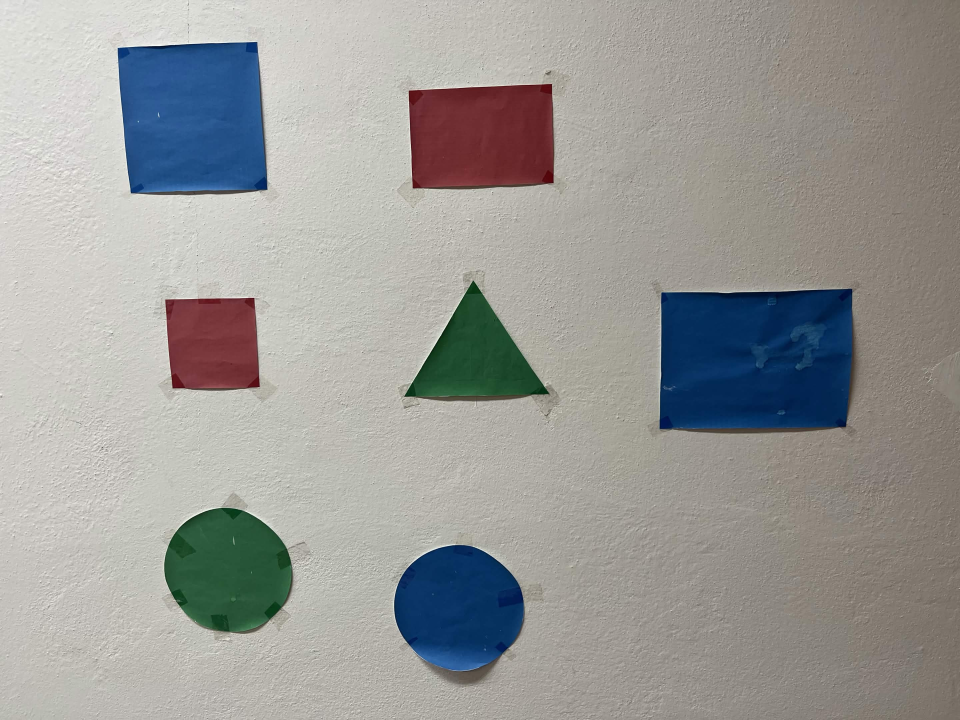
#> input picture Zadanie_2/tvary.jpg, 2880 x 2160 px (shown at 1/3 size)
$ python tvary_fotka.py
#> lines starting #> are read from the running program, lines starting #| are printed output that depends on the picture; after the words box and inside, x2 and y2 are one past the last pixel; in counts of white or black regions, pixels touching at a corner belong together
#> in main, img is the input picture: shape (2160, 2880, 3); mean B, G, R 151.3, 154, 154.2
#| Obrazok nacitany. Rozmery: (2160, 2880, 3)
#| Novy rozmer: (900, 1200, 3)
import cv2
import numpy as np
import os

SCRIPT_DIR = os.path.dirname(os.path.abspath(__file__))
IMAGE_PATH = os.path.join(SCRIPT_DIR, "tvary.jpg")


def detect_shapes(frame):
    output = frame.copy()

    gray = cv2.cvtColor(frame, cv2.COLOR_BGR2GRAY)
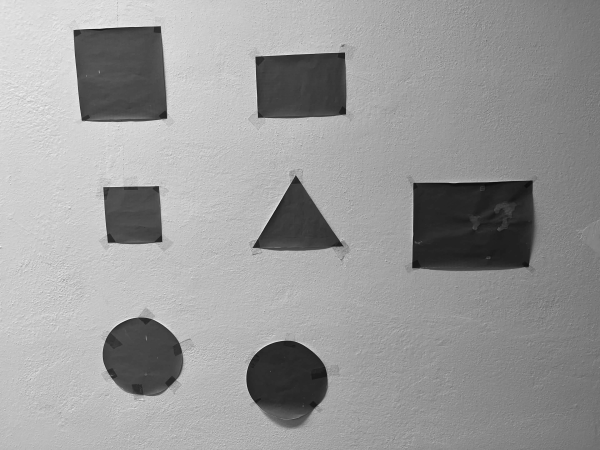
#> gray: shape (900, 1200) (shown at 1/2 size); min 6, max 250, mean 153.8
    gray_blur = cv2.medianBlur(gray, 5)

    circle_count = 0
    triangle_count = 0
    square_count = 0
    rectangle_count = 0

    circles = cv2.HoughCircles(
        gray_blur,
        cv2.HOUGH_GRADIENT,
        dp=1.2,
        minDist=80,
        param1=100,
        param2=35,
        minRadius=20,
        maxRadius=300
    )
#> circles = [[573, 762.6, 82.16], [280.2, 711, 76.64]]

    circle_mask = np.zeros_like(gray)

    if circles is not None:
        circles = np.uint16(np.around(circles))
#> circles = [[573, 763, 82], [280, 711, 77]]

        for i in circles[0, :]:
            x, y, r = i[0], i[1], i[2]
            circle_count += 1

            cv2.circle(output, (x, y), r, (0, 255, 0), 2)
            cv2.circle(output, (x, y), 3, (0, 0, 255), -1)

            cv2.putText(output, "Kruznica", (x - 40, y - r - 10),
                        cv2.FONT_HERSHEY_SIMPLEX, 0.6, (0, 255, 0), 2)
            cv2.putText(output, f"S({x},{y})", (x + 10, y),
                        cv2.FONT_HERSHEY_SIMPLEX, 0.45, (0, 0, 255), 1)

            cv2.circle(circle_mask, (x, y), r + 5, 255, -1)
#> this loop made 2 passes
#> (x, y, r, circle_count) on passes 1 to 2: (573, 763, 82, 1), (280, 711, 77, 2)
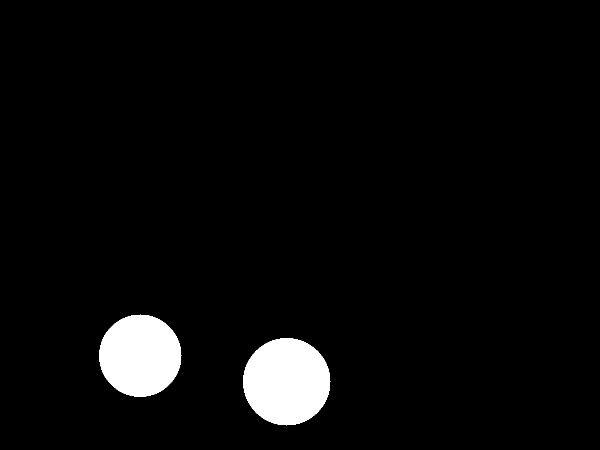
#> circle_mask: shape (900, 1200) (shown at 1/2 size); 4.2% white; 2 white regions, box (x1, y1, x2, y2) and area: (486, 676, 661, 851) 23769, (198, 629, 363, 794) 21101
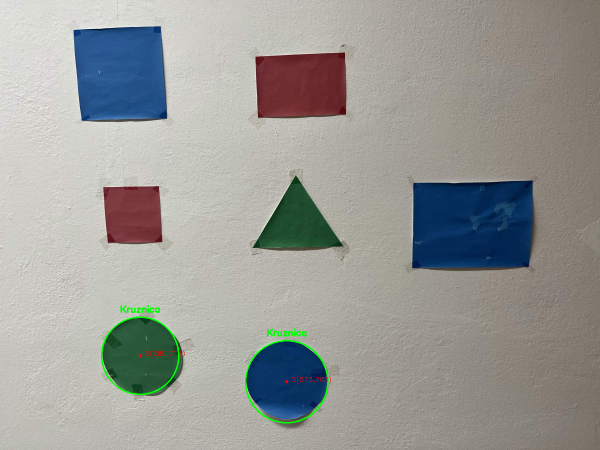
#> output: shape (900, 1200, 3) (shown at 1/2 size); mean B, G, R 150.7, 154.4, 153.8
#> after the loop, circle_count = 2

    edges = cv2.Canny(gray_blur, 50, 150)
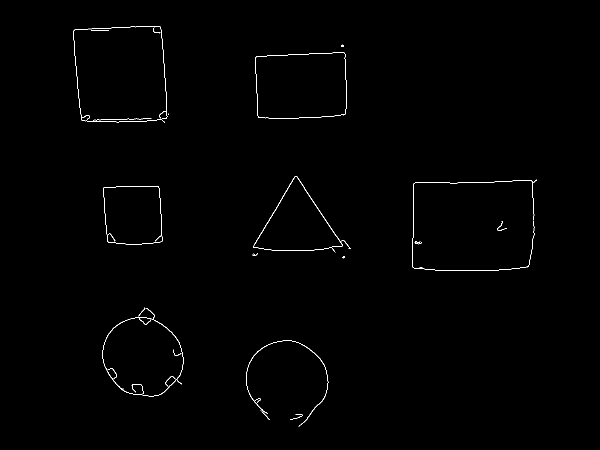
#> edges: shape (900, 1200) (shown at 1/2 size); 0.49% white in thin lines or dots, all inside (x1, y1, x2, y2) = (147, 52, 1074, 854)
    edges_no_circles = cv2.bitwise_and(edges, cv2.bitwise_not(circle_mask))
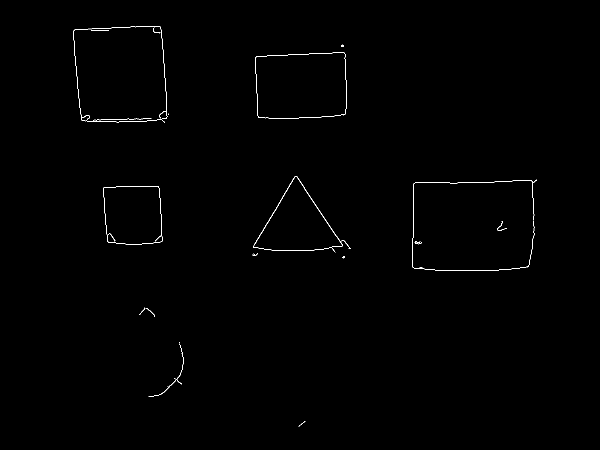
#> edges_no_circles: shape (900, 1200) (shown at 1/2 size); 0.37% white in thin lines or dots, all inside (x1, y1, x2, y2) = (147, 52, 1074, 854)

    contours, _ = cv2.findContours(edges_no_circles, cv2.RETR_EXTERNAL, cv2.CHAIN_APPROX_SIMPLE)
#> contours = 26 contours, 20 with area under 20; largest, box (x1, y1, x2, y2) and area: (147, 52, 335, 245) 32700, (510, 105, 693, 237) 22451, (506, 352, 686, 502) 13886, (206, 372, 325, 489) 12616, (297, 687, 367, 793) 36, (829, 482, 844, 489) 34
    print("Pocet kontur:", len(contours))
#| Pocet kontur: 26

    for cnt in contours:
        area = cv2.contourArea(cnt)
        if area < 800:
            continue

        perimeter = cv2.arcLength(cnt, True)
        approx = cv2.approxPolyDP(cnt, 0.02 * perimeter, True)

        M = cv2.moments(cnt)
        if M["m00"] == 0:
            continue

        cx = int(M["m10"] / M["m00"])
        cy = int(M["m01"] / M["m00"])

        shape_name = None

        if len(approx) == 3:
            shape_name = "Trojuholnik"
            triangle_count += 1

        elif len(approx) == 4:
            x, y, w, h = cv2.boundingRect(approx)
            aspect_ratio = w / float(h)

            if 0.95 <= aspect_ratio <= 1.05:
                shape_name = "Stvorec"
                square_count += 1
            else:
                shape_name = "Obdlznik"
                rectangle_count += 1

        if shape_name is not None:
            cv2.drawContours(output, [approx], -1, (255, 0, 0), 2)
            cv2.circle(output, (cx, cy), 4, (0, 0, 255), -1)

            cv2.putText(output, shape_name, (cx - 50, cy - 10),
                        cv2.FONT_HERSHEY_SIMPLEX, 0.6, (255, 0, 0), 2)
            cv2.putText(output, f"S({cx},{cy})", (cx + 10, cy + 15),
                        cv2.FONT_HERSHEY_SIMPLEX, 0.45, (0, 0, 255), 1)
#> this loop made 26 passes
#> (area, perimeter, approx, cx, cy, x, y, w) on passes 17, 26: (12616, 452.6, [[316, 372], [207, 375], [217, 485], [324, 482]], 265, 429, 207, 372, 118), (32699.5, 732.8, [[320, 53], [147, 61], [164, 241], [333, 236]], 241, 148, 147, 53, 187)
#> (area, perimeter, approx, cx, cy, x, y, w) on pass 24: (22451, 610.6, [[689, 106], [512, 113], [516, 234], [690, 228]], 602, 171, 512, 106, 179)
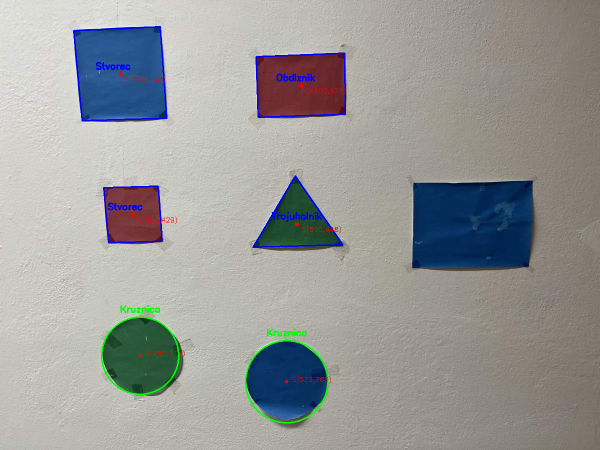
#> output: shape (900, 1200, 3) (shown at 1/2 size); 0.93% of pixels changed, all inside (x1, y1, x2, y2) = (146, 52, 692, 496)
#> after the loop, rectangle_count = 1; square_count = 2; triangle_count = 1

    info_y = 30
    step = 30

    cv2.putText(output, "Detegovane tvary:", (10, info_y),
                cv2.FONT_HERSHEY_SIMPLEX, 0.7, (255, 255, 255), 2)
    info_y += step

    cv2.putText(output, f"Kruznice: {circle_count}", (10, info_y),
                cv2.FONT_HERSHEY_SIMPLEX, 0.65, (0, 255, 0), 2)
    info_y += step

    cv2.putText(output, f"Trojuholniky: {triangle_count}", (10, info_y),
                cv2.FONT_HERSHEY_SIMPLEX, 0.65, (255, 0, 0), 2)
    info_y += step

    cv2.putText(output, f"Stvorce: {square_count}", (10, info_y),
                cv2.FONT_HERSHEY_SIMPLEX, 0.65, (255, 0, 0), 2)
    info_y += step

    cv2.putText(output, f"Obdlzniky: {rectangle_count}", (10, info_y),
                cv2.FONT_HERSHEY_SIMPLEX, 0.65, (255, 0, 0), 2)
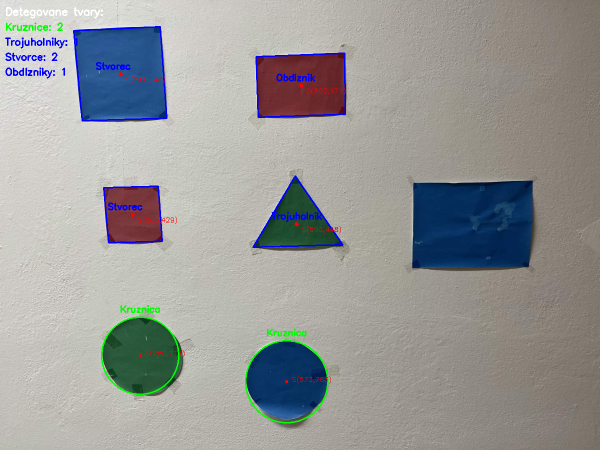
#> output: shape (900, 1200, 3) (shown at 1/2 size); mean B, G, R 152.1, 153.3, 152.6

    return output, gray, edges


def main():
    print("Skript sa spustil.")
    print("Hladam obrazok tu:", IMAGE_PATH)
    print("Subor existuje?", os.path.exists(IMAGE_PATH))

    img = cv2.imread(IMAGE_PATH)

    if img is None:
        print(f"Chyba: obrazok '{IMAGE_PATH}' sa nepodarilo nacitat.")
        input("Stlac Enter pre ukoncenie...")
        return

    print("Obrazok nacitany. Rozmery:", img.shape)

    # zmensi obrazok pre rychlejsie spracovanie
    img = cv2.resize(img, (1200, 900), interpolation=cv2.INTER_AREA)

    print("Novy rozmer:", img.shape)

    result, gray, edges = detect_shapes(img)

    cv2.namedWindow("Detekcia tvarov", cv2.WINDOW_NORMAL)
    cv2.imshow("Detekcia tvarov", result)

    # pomocné okná, aby si videl, či sa niečo spracovalo
    cv2.namedWindow("Gray", cv2.WINDOW_NORMAL)
    cv2.imshow("Gray", gray)

    cv2.namedWindow("Edges", cv2.WINDOW_NORMAL)
    cv2.imshow("Edges", edges)

    print("Okna su zobrazene. Stlac lubovolnu klavesu v okne.")
    cv2.waitKey(0)
    cv2.destroyAllWindows()


if __name__ == "__main__":
    main()
